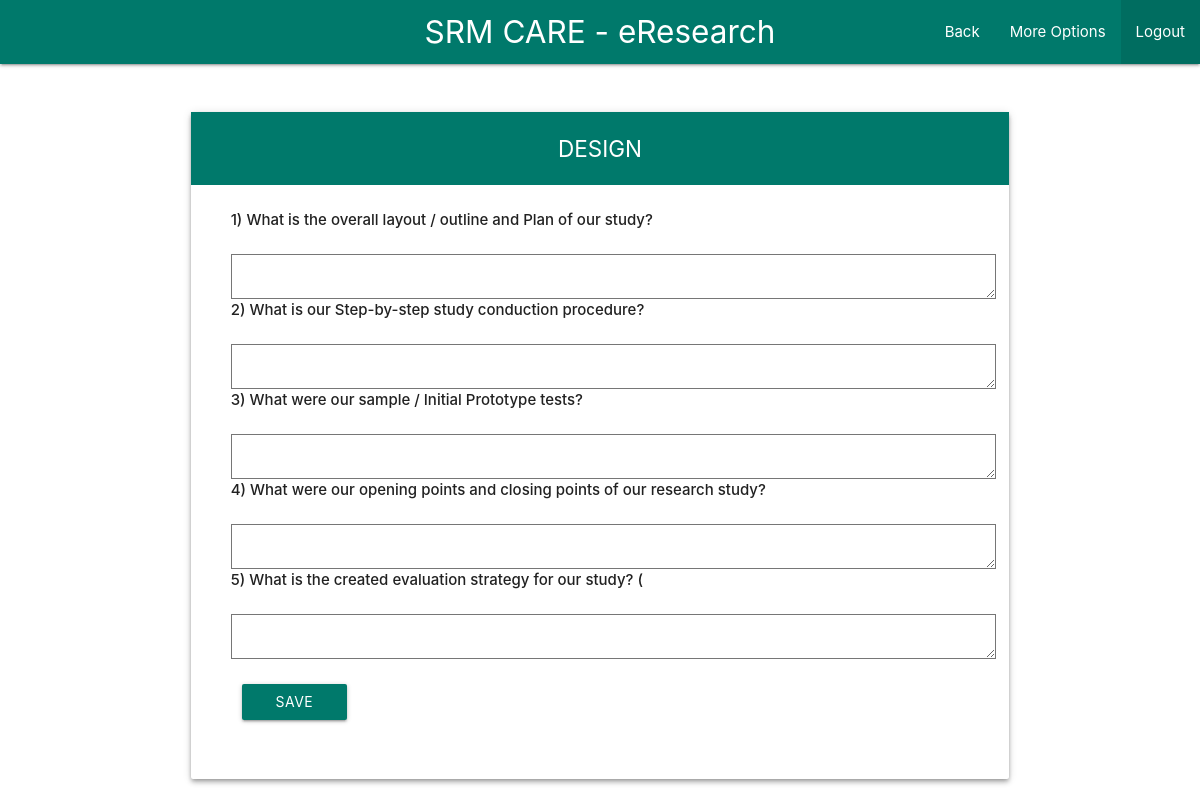
Before: /login/user/write/design.php (signed in) with the older database file.
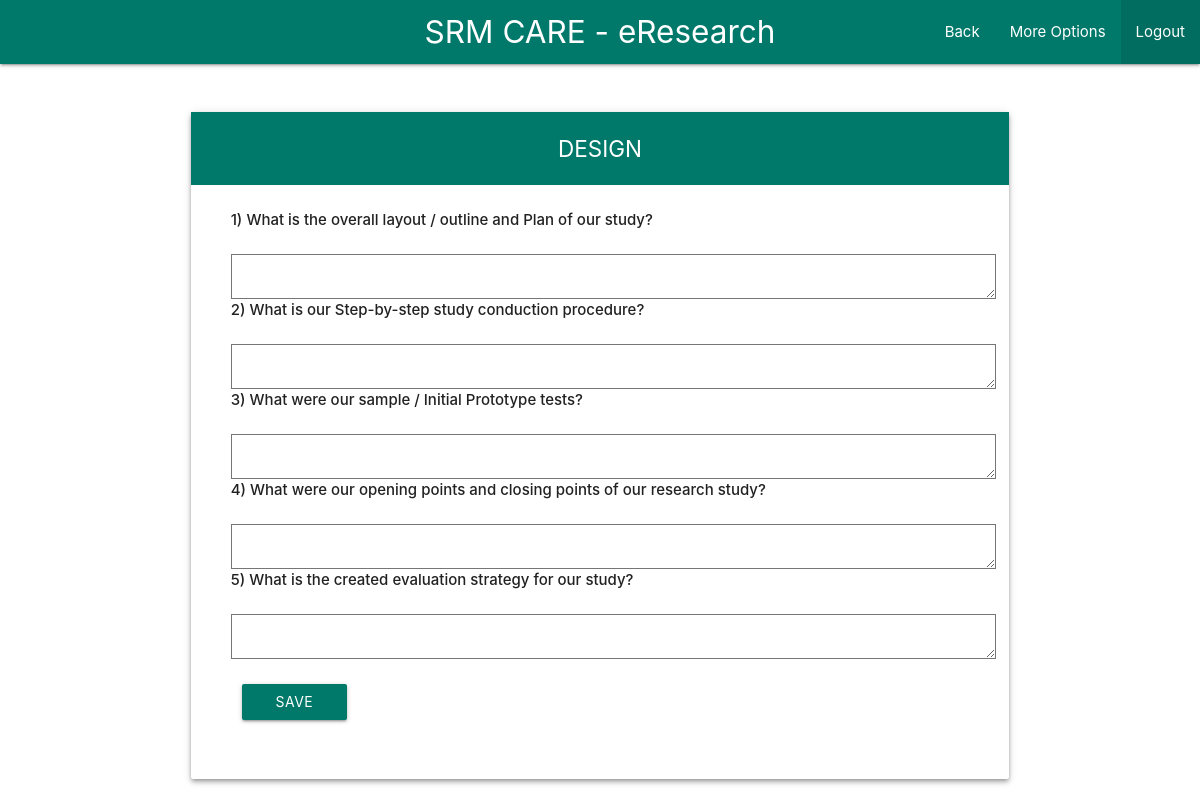
After: the same page with the newer database file.
### tables this page shows
CREATE TABLE `write` (
  `id` int(11) NOT NULL,
  `question` text NOT NULL,
  `topic` text NOT NULL
);

### includes/general.php (called while the page is built, shortened)
<?php
$nav_title="SRM CARE - eResearch";
$color="teal darken-2";
?>

### login/user/write/design.php (the view, shortened to what this page needs)
<?php
    include_once("../../../includes/config.php");
    include_once("../../../includes/general.php");
?>
<html>
    <head>
      <link type="text/css" rel="stylesheet" href="../../../css/materialize.min.css"  media="screen,projection"/>
      <link href="../../css/material-icons.css" rel="stylesheet">
    </head>
    <body>
 <nav>
    <div class="<?php echo $color; ?> nav-wrapper">
      <a href="#!" class="brand-logo hide-on-small-only center"><?php echo $nav_title; ?></a>
      <ul id="nav-mobile" class="right hide-on-med-and-down">
        <li><a href="index.php">Back</a></li>
        <li><a class="dropdown-trigger" data-target="dropdown1">More Options</a></li>
        <li class="active"><a href="../../../index.php">Logout</a></li>
      </ul>
    </div>
  </nav>
    <div class="container">
      <div class="row">
        <div class="col s12">
          <div class="card z-depth-2">
             <div id="l1" class="login center-align <?php echo $color; ?> white-text">DESIGN</div>
            <div class="card-content">
                <div class="row mindset" style="margin-left: 2%;">
                  <?php
                    $sql = "SELECT * FROM `write` WHERE `topic` = 'design'";
                    $counter = 1;
                    if($result = mysqli_query($conn, $sql)) {
                      while($row = mysqli_fetch_assoc($result)) {
                        echo "<p><strong>".$counter.")&nbsp;".$row['question']."</strong></p>";
                        echo "<br>";
                        $name = "editor".$counter;
                        $counter++;
                        echo "
                        <textarea class='ckeditor' name=$name id=$name rows='10' cols'80'>
                        </textarea>
                        <script>
                            CKEDITOR.replace( $name,{
                             } );
                        </script>
                        ";
                        echo "<br>";
                      }
                    }
                  ?>
                  <div class="col s4 m2">
                    <form method="post">
                      <a class="btnsize waves-effect waves-light btn <?php echo $color?>" onclick="myFunction()" id="submit">Save</a>
                    </form>
                  </div>
                </div>
            </div>
            </div>
          </div>
        </div>
      </div>
    </body>
  </html>

### login/user/write/design.php (style rules this page uses)
.container { position: relative; top: 5%; }
.login { padding: 20px; font-size: 1.5em; margin-bottom: 0px; }
.btnsize { min-width: 100% !important; margin-top: 25px; }

Changed rows visible on the page:
changed write: question "What is the created evaluation strategy for our study? (" → "What is the created evaluation strategy for our study?"
